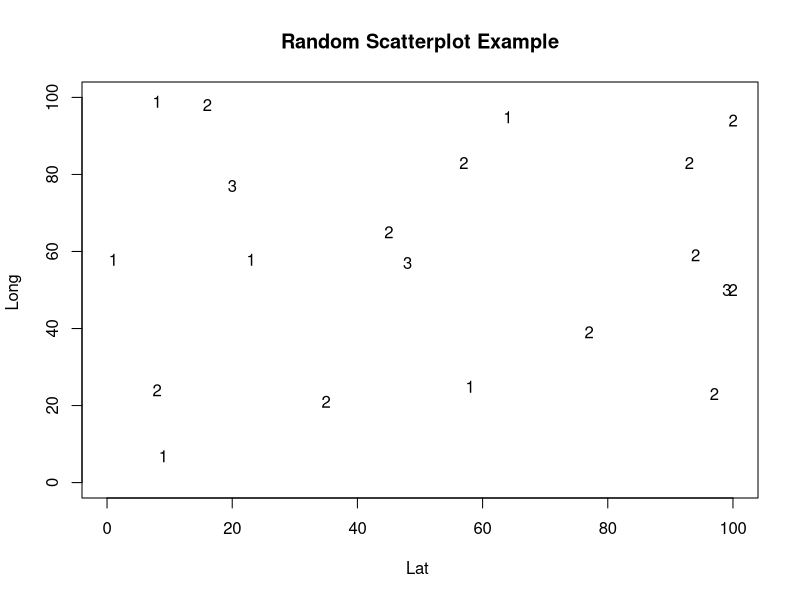
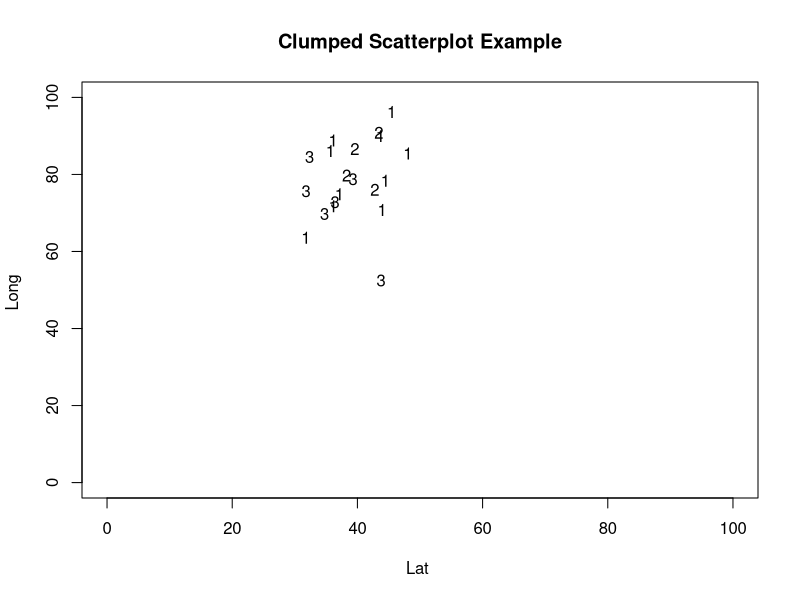
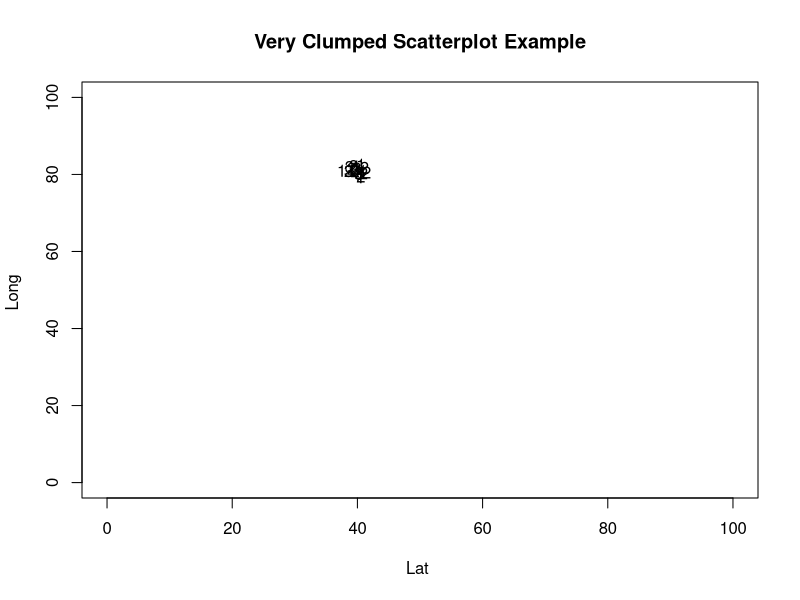
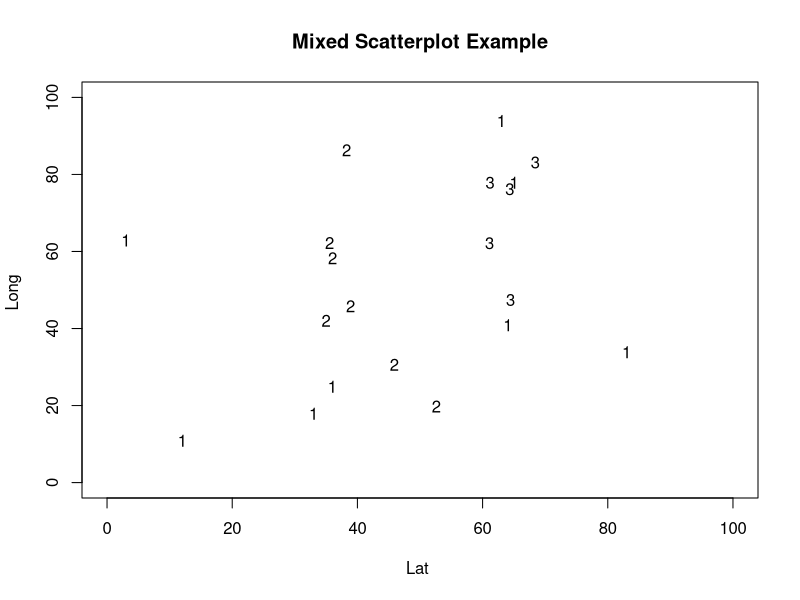
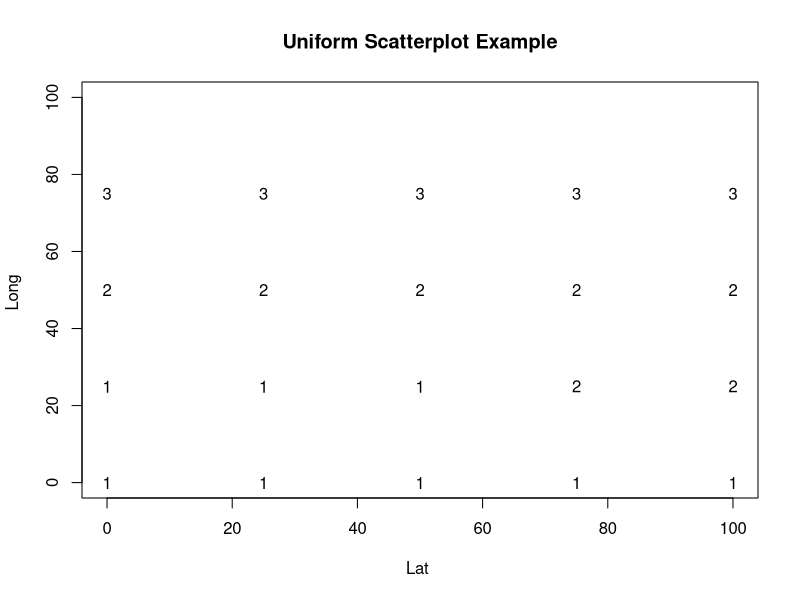

Source code (R) for these figures, in order:
## ---- chunk 1
knitr::opts_chunk$set(echo = TRUE)
## ---- chunk 2

#  color<- c("red", "green", "blue")
#  x<- sample(1:100,20,replace=T)
#  y<- sample(1:100,20,replace=T)
#  att<- sample(color, 20, replace=T)  
#data.made.random<- as.data.frame(rbind(x,y,att) ) 
#to visulize the data
#attach(data.made.random)
#plot(x, y, main="Scatterplot Example",
#     xlab="Lat ", ylab="Long ", pch=att)
#write.csv(data.made.random, file="Example_Data_Random")
## ---- chunk 3

color<- c("1", "2", "3")
x<- sample(1:100,20,replace=T)
y<- sample(1:100,20,replace=T)
att<- sample(color, 20, replace=T)  
data.made.random<- cbind(x,y,att) 
#to visulize the data

plot(data.made.random[,1], data.made.random[,2], main="Random Scatterplot Example",
     xlab="Lat ", ylab="Long ", xlim=c(0, 100), ylim = c(0,100), pch=data.made.random[,3])

write.csv(data.made.random, file="Example_Data_Random")
## ---- chunk 4
for(i in 1:20)
        # 20 Samples
        {
            x<- rnorm(n=i, mean=40 ,sd=5)
            y<- rnorm(n=i, mean=81 ,sd=9.7)
        }


color<- c("1", "2", "3")
att<- sample(color, 20, replace=T)
data.made.clumped<- cbind(x,y,att) 
plot(data.made.clumped[,1], data.made.clumped[,2], main="Clumped Scatterplot Example",
     xlab="Lat ", ylab="Long ", xlim=c(0, 100), ylim = c(0,100), pch=data.made.clumped[,3])


write.csv(data.made.clumped, file="Example_Data_Clumped")
## ---- chunk 5
for(i in 1:20)
        # 20 Samples
        {
            x<- rnorm(n=i, mean=40 ,sd=1)
            y<- rnorm(n=i, mean=81 ,sd=1)
        }


color<- c("1", "2", "3")
att<- sample(color, 20, replace=T)
data.made.extraclumped<- cbind(x,y,att) 
plot(data.made.extraclumped[,1], data.made.extraclumped[,2], main="Very Clumped Scatterplot Example",
     xlab="Lat ", ylab="Long ", xlim=c(0, 100), ylim = c(0,100), pch=data.made.extraclumped[,3])


write.csv(data.made.extraclumped, file="Example_Data_ExtraClumped")
## ---- chunk 6
  x<- sample(1:100,8,replace=T)
  y<- sample(1:100,8,replace=T)
  data.made.pt1<- cbind(x,y,att="1")



# normal/uniform-7
 for(i in 1:7)
        # 7 Samples
        {
            x<- rnorm(n=i, mean=40 ,sd=5)
            y<- runif(i, min=0, max=100)
        }

  data.made.pt2<- cbind(x,y,att="2")
 
#normal/beta-5 
  
for(i in 1:5)
        # 5 Samples
        {
            x<- rnorm(n=i, mean=65, sd=6)
            y<- rbeta(n=i, 4,2)*100
        }

data.made.pt3<- cbind(x,y,att="3")


data.made.mixed<- rbind(data.made.pt1, data.made.pt2, data.made.pt3)

plot(data.made.mixed[,1], data.made.mixed[,2], main="Mixed Scatterplot Example",
     xlab="Lat ", ylab="Long ", xlim=c(0, 100), ylim = c(0,100), pch=data.made.mixed[,3])

write.csv(data.made.mixed, file="Example_Data_Mixed")

## ---- chunk 7
x<- seq(0, 100, length.out = 5)
x <- c(x,x,x,x)
y<- c(0,0,0,0,0,25,25,25,25,25,50,50,50,50,50,75,75,75,75,75)
att<- "3"  
data.made.unif<- cbind(x,y,att)
plot(data.made.unif[,1], data.made.unif[,2], main="Uniform Scatterplot Example",
     xlab="Lat ", ylab="Long ", xlim=c(0, 100), ylim = c(0,100), pch=data.made.mixed[,3])
write.csv(data.made.unif, file="Example_Data_Uniform")
